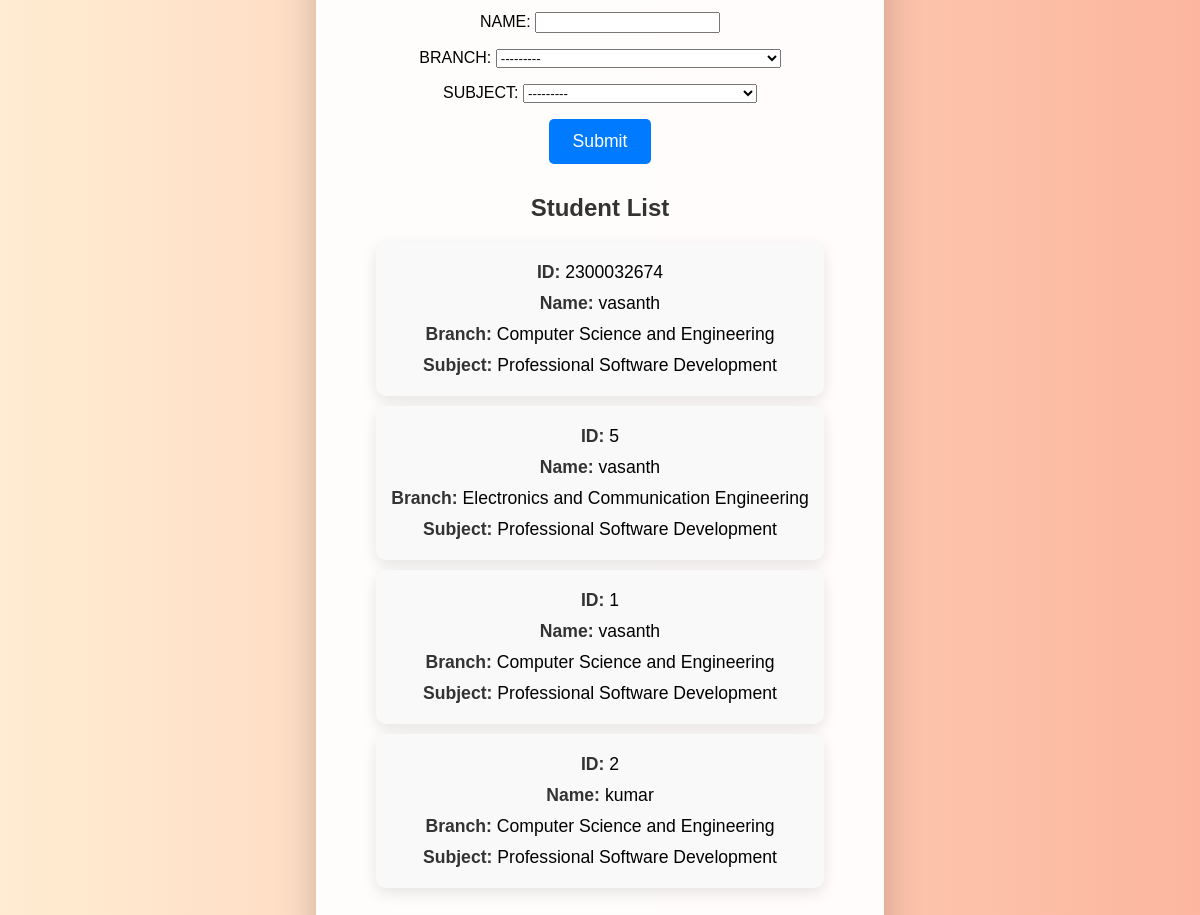
/1/, run on the app's committed database.
### cse/models.py (models this page shows, shortened)
class students(models.Model):
    SID = models.IntegerField()
    NAME = models.CharField(max_length=100)
    BRANCH = models.CharField(max_length=3, choices=SELECT_BRANCH)
    SUBJECT = models.CharField(max_length=4, choices=SELECT_SUBJECT)

### cse/views.py (the view)
# urls.py: path('1/', views.student_list, name='student_list')
def student_list(request):
    if request.method == 'POST':
        form = studentForm(request.POST)
        if form.is_valid():
            form.save()
            return redirect('student_list')
    else:
        form = studentForm()
    all_students = students.objects.all()
    context = {
        'students': all_students,
        'form': form,
    }
    return render(request, 'cse/student_list.html', context)

### cse/forms.py
class studentForm(forms.ModelForm):
    class Meta:
        model = students
        fields = ['SID', 'NAME', 'BRANCH', 'SUBJECT']

### cse/templates/cse/student_list.html (shortened to what this page needs)
<!DOCTYPE html>
<html lang="en">
<head>
</head>
<body>
    <div class="container">
        <form method="POST">
            {{ form.as_p }}
            <button type="submit">Submit</button>
        </form>
        <h2>Student List</h2>
        <ul>
            {% for student in students %}
                <li>
                    <div class="student-info">
                        <span><strong>ID:</strong> {{ student.SID }}</span>
                        <span><strong>Name:</strong> {{ student.NAME }}</span>
                        <span><strong>Branch:</strong> {{ student.get_BRANCH_display }}</span>
                        <span><strong>Subject:</strong> {{ student.get_SUBJECT_display }}</span>
                    </div>
                </li>
            {% empty %}
                <li>No students found.</li>
            {% endfor %}
        </ul>
    </div>
</body>
</html>

### cse/templates/cse/student_list.html (style rules this page uses)
body { font-family: 'Poppins', sans-serif; background: linear-gradient(to right, #ffecd2, #fcb69f); margin: 0; padding: 0; display: flex; justify-content: center; align-items: center; height: 100vh; animation: bgAnimation 10s ease-in-out infinite alternate; }
.container { background-color: rgba(255, 255, 255, 0.95); padding: 40px 60px; border-radius: 15px; box-shadow: 0 20px 40px rgba(0, 0, 0, 0.2); text-align: center; animation: containerFadeIn 2s ease-in-out; }
h1, h2 { color: #333; margin-bottom: 20px; position: relative; animation: fadeInDown 1s ease; }
form { margin-bottom: 30px; position: relative; animation: fadeInUp 1s ease; }
button { background-color: #007bff; color: white; padding: 12px 24px; border: none; border-radius: 5px; font-size: 1.1rem; cursor: pointer; transition: background-color 0.3s ease, transform 0.3s ease; }
ul { list-style-type: none; padding: 0; animation: fadeIn 1.5s ease; }
li { background-color: #f9f9f9; margin: 10px 0; padding: 15px; border-radius: 10px; box-shadow: 0 5px 15px rgba(0, 0, 0, 0.1); transition: transform 0.3s ease, box-shadow 0.3s ease; }
.student-info span { display: block; padding: 5px 0; font-size: 1.1rem; }
.student-info span strong { color: #333; }

### data on the page
students: SID "2300032674", NAME "vasanth", BRANCH "Computer Science and Engineering", SUBJECT "Professional Software Development"
students: SID "5", NAME "vasanth", BRANCH "Electronics and Communication Engineering", SUBJECT "Professional Software Development"
students: SID "1", NAME "vasanth", BRANCH "Computer Science and Engineering", SUBJECT "Professional Software Development"
students: SID "2", NAME "kumar", BRANCH "Computer Science and Engineering", SUBJECT "Professional Software Development"
